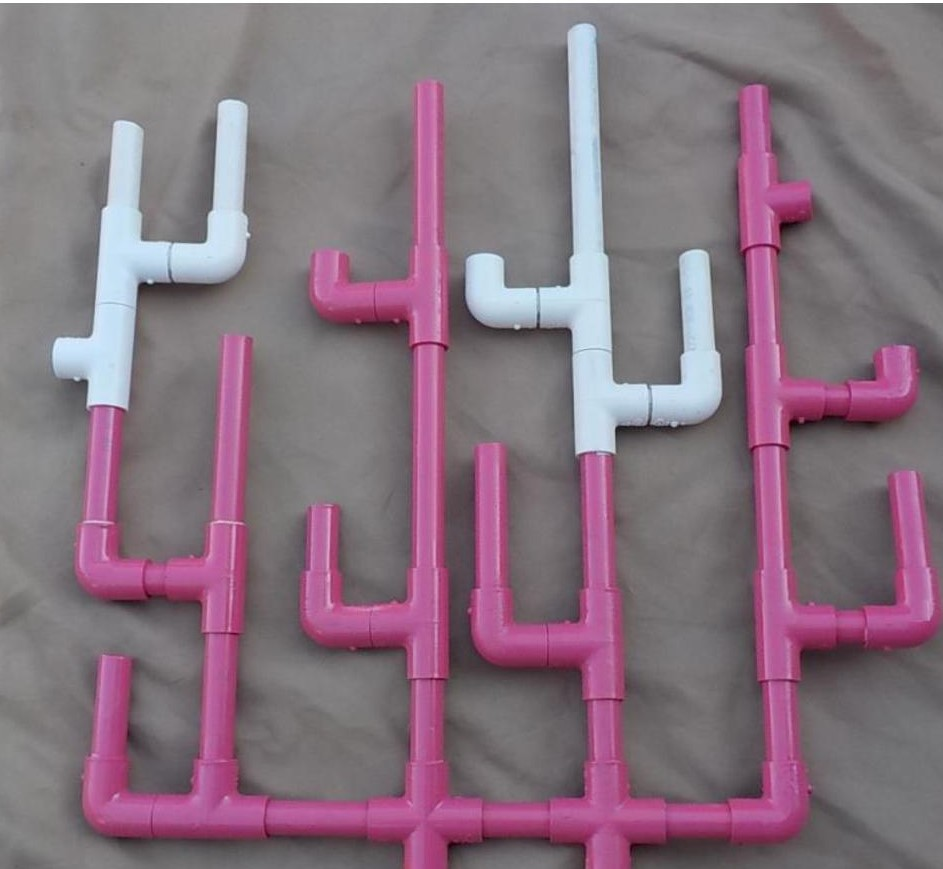
#> input picture pic1.jpg, 943 x 869 px
$ python 'Difference Detection.py'
#> lines starting #> are read from the running program, lines starting #| are printed output that depends on the picture; after the words box and inside, x2 and y2 are one past the last pixel; in counts of white or black regions, pixels touching at a corner belong together
import cv2
import numpy as np
from skimage import io
from skimage.morphology import remove_small_objects

img = cv2.imread('pic1.jpg')
#> img is the input picture: shape (869, 943, 3); mean B, G, R 126.8, 113.8, 134.1
img2= cv2.imread('pic2.jpg')
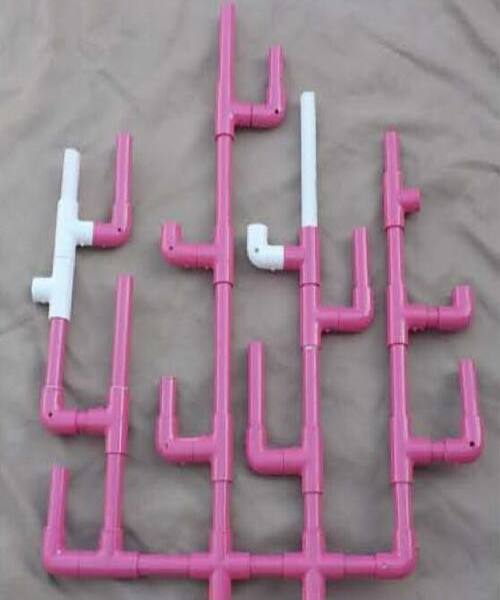
#> input picture pic2.jpg, 500 x 600 px
#> img2 is the input picture: shape (600, 500, 3); mean B, G, R 143.5, 130.1, 153.1

# [26 lines left out: function set_shapes, not called in this run]

def normalize(pic1):
    hsv = cv2.cvtColor(pic1, cv2.COLOR_RGB2HSV)
    hue=cv2.inRange(hsv,np.array([0,27,133]),np.array([180,255,255]))
    thresh=cv2.bitwise_and(hsv,hsv,mask=hue)
    thresh= cv2.cvtColor(thresh, cv2.COLOR_RGB2GRAY)

    # morphologically close the gaps between purple and blue tubes
    thresh = cv2.morphologyEx(thresh, cv2.MORPH_CLOSE, np.ones((5, 5), np.uint8))

    #cv2.imwrite('closing_result.png', thresh)
    #cv2.imshow('closing_result.png', thresh)

    # morphological opening with horizontal and vertical kernels
    h_kernel = np.zeros((11, 11), dtype=np.uint8)
    h_kernel[5, :] = 1
    #print(h_kernel)

    v_kernel = np.zeros((11, 11), dtype=np.uint8)
    v_kernel[:,5] = 1

    h_tubes = cv2.morphologyEx(thresh, cv2.MORPH_OPEN, h_kernel, iterations=6)
    v_tubes = cv2.morphologyEx(thresh, cv2.MORPH_OPEN, v_kernel, iterations=7)

    cv2.imwrite('horizontal_tubes.png', h_tubes)
    cv2.imshow('horizontal_tubes.png', h_tubes)

    cv2.imwrite('vertical_tubes.png', v_tubes)
    cv2.imshow('vertical_tubes.png', v_tubes)

    # find contours and draw rectangles with constant widths through centers
    h_contours = cv2.findContours(h_tubes, cv2.RETR_LIST,
                                  cv2.CHAIN_APPROX_SIMPLE)[0]
    h_lines = np.zeros(thresh.shape, np.uint8)

    for cnt in h_contours:
        x, y, w, h = cv2.boundingRect(cnt)
        y += int(np.floor(h / 2) - 4)
        cv2.rectangle(h_lines, (x, y), (x + w, y + 8), 255, -1)

    v_contours = cv2.findContours(v_tubes, cv2.RETR_LIST,
                                  cv2.CHAIN_APPROX_SIMPLE)[0]
    v_lines = np.zeros(thresh.shape, np.uint8)

    for cnt in v_contours:
        x, y, w, h = cv2.boundingRect(cnt)
        x += int(np.floor(w / 2) - 4)
        cv2.rectangle(v_lines, (x, y), (x + 8, y + h), 255, -1)

    # combine horizontal and vertical lines
    all_lines = h_lines | v_lines

   # cv2.imwrite('all_lines.png', all_lines)
    #cv2.imshow('all_lines.png', all_lines)


    # remove small objects around the intersections
    xor = np.bool8(h_lines ^ v_lines)
    removed = xor ^ remove_small_objects(xor, 350)

    result = all_lines & ~removed * 255
    result = np.asarray(result, dtype=np.uint8)
    cv2.imshow("all_img",result)
    return result


def horizontal_detec(pic1,pic2):
    global mask11
    global mask22

#detection horizontal contour
    horizontal_size1 = 11
    horizontalStructure1 = cv2.getStructuringElement(cv2.MORPH_RECT, (horizontal_size1, 1))
    horizontal_size2 = 11
    horizontalStructure2 = cv2.getStructuringElement(cv2.MORPH_RECT, (horizontal_size2, 1))
#use morphology operations
    mask1 = cv2.morphologyEx(pic1, cv2.MORPH_OPEN, horizontalStructure1)
    mask2 = cv2.morphologyEx(pic2, cv2.MORPH_OPEN, horizontalStructure2)
    mask11 = cv2.morphologyEx(mask1, cv2.MORPH_CLOSE, np.ones((7, 8), np.uint8))
    mask22 = cv2.morphologyEx(mask2, cv2.MORPH_CLOSE, np.ones((7 ,8), np.uint8))
#find vectors parameter : (x,y), and horizontal length
    h_contours = cv2.findContours(mask11, cv2.RETR_LIST,cv2.CHAIN_APPROX_SIMPLE)[0]
    arr=[]
    for cnt in h_contours:
        x, y, w, h = cv2.boundingRect(cnt)
        arr.append([x,y,w])
    h_contours2 = cv2.findContours(mask22, cv2.RETR_LIST,cv2.CHAIN_APPROX_SIMPLE)[0]
    arr2=[]
    arr3=[]
    for cnt2 in h_contours2:
        x2, y2, w2, h2 = cv2.boundingRect(cnt2)
        arr2.append([x2,y2,w2])
#equalize to shapes
    if len(arr)>len(arr2):
        arr2.append([0,0,0])
    elif len(arr)<len(arr2):
        arr.append([0,0,0])
    #print(arr)
    #print(arr2)

#searching algrothim
    i=1
    for element in arr2:

            x=element[0]
            y=element[1]
            w=element[2]
            print("x1",x)
            for element2 in arr:
                 x2=element2[0]
                 y2=element2[1]
                 w2=element2[2]
                 if abs(x-x2)<10 and abs(y-y2)<10 and abs(w-w2)<10:
                         break
                 elif i == len(arr2):
                     if x-x2>0 or y-y2>0 or w-w2>0:
                           arr3=[x,y,w]
                     elif x2-x>0 or y2-y>0 or w2-w>0:
                           arr3=[x2,y2,w2]
            i=i+1
#parameter of differnce
    x3=arr3[0]
    y3=arr3[1]
    w3=arr3[2]
    print(x3, y3,w3)
    mask22final=cv2.cvtColor(mask22,cv2.COLOR_GRAY2RGB)
    cv2.rectangle(mask22final,(x3,y3),(x3+w3,y3+10),(255,0,0),5)
    cv2.imshow('img1',mask22final)
    cv2.imwrite("Horizontal.jpg", mask22final)

    return arr3

def vertical_detection(pic1,pic2):
    global mask11_v
    global mask22_v
    vertical_size1 = 20
    verticalStructure1 = cv2.getStructuringElement(cv2.MORPH_RECT, (1, vertical_size1))

    vertical_size2 = 20
    verticalStructure2 = cv2.getStructuringElement(cv2.MORPH_RECT, (1, vertical_size2))

    mask1_v = cv2.morphologyEx(pic1, cv2.MORPH_OPEN, verticalStructure1)
    mask2_v = cv2.morphologyEx(pic2, cv2.MORPH_OPEN, verticalStructure2)

    mask11_v = cv2.morphologyEx(mask1_v, cv2.MORPH_CLOSE, np.ones((7, 8), np.uint8))
    mask22_v = cv2.morphologyEx(mask2_v, cv2.MORPH_CLOSE, np.ones((7 ,8), np.uint8))

    #mask11_v = cv2.dilate(mask11_v, verticalStructure1,iterations=3)
    #mask22_v = cv2.dilate(mask22_v, verticalStructure2,iterations=3)

    v_contours = cv2.findContours(mask11_v, cv2.RETR_LIST,cv2.CHAIN_APPROX_SIMPLE)[0]
    cv2.imshow('img45',mask11_v)
    arr_v=[]
    print(len(v_contours))
    for cnt_v in v_contours:

            x_v, y_v, w_v, h_v = cv2.boundingRect(cnt_v)
            arr_v.append([x_v,y_v,h_v])
            print(arr_v)

    v_contours2 = cv2.findContours(mask22_v, cv2.RETR_LIST,cv2.CHAIN_APPROX_SIMPLE)[0]
    arr_v2=[]
    arr_v3=[]
    for cnt_v2 in v_contours2:

        x_v2, y_v2, w_v2, h_v2 = cv2.boundingRect(cnt_v2)
        arr_v2.append([x_v2,y_v2,h_v2])
    if len(arr_v)>len(arr_v2):
        arr_v2.append([0,0,0])
    elif len(arr_v)<len(arr_v2):
        arr_v.append([0,0,0])
    #print(arr_v)
    #print(arr_v2)

    i_v=1
    for element in arr_v2:

                x_v=element[0]
                y_v=element[1]
                h_v=element[2]
                #print("x1",xv)
                for element2 in arr_v:
                     x_v2=element2[0]
                     y_v2=element2[1]
                     h_v2=element2[2]
                     if abs(x_v-x_v2)<10 and abs(y_v-y_v2)<10 and abs(h_v-h_v2)<10:
                             break
                     elif i_v == len(arr_v2):
                         if x_v-x_v2>0 or y_v-y_v2>0 or h_v-h_v2>0:
                               arr_v3=[x_v,y_v,h_v]
                         elif x_v2-x_v>0 or y_v2-y_v>0 or h_v2-h_v>0:
                               arr_v3=[x_v2,y_v2,h_v2]

                i_v=i_v+1

    x_v3=arr_v3[0]
    y_v3=arr_v3[1]
    h_v3=arr_v3[2]
    print(x_v3, y_v3,h_v3)
    mask22_vfinal=cv2.cvtColor(mask22_v,cv2.COLOR_GRAY2RGB)
    cv2.rectangle(mask22_vfinal,(x_v3,y_v3),(x_v3+10,y_v3+h_v3),(255,0,0),5)
    cv2.imshow('img2',mask22_vfinal)
    cv2.imwrite("Vertical.jpg", mask22_vfinal)

    return arr_v3

def all_lines_detection(list1,list2):#(horizontal,vertical)
    diffence_x=0
    diffence_y=0
    if abs(list1[0]-list2[0])<10:
        if (list1[0]-list2[0])>=0:
            diffence_x=list1[0]
        elif (list2[0]-list2[0])>0:
            diffence_x=list2[0]
        if (list1[1]-list2[1])>0:
            diffence_y=list1[1]
        elif (list2[1]-list2[1])>0:
            diffence_y=list2[1]
    all_lines1= mask11_v | mask11
    all_lines2= mask22_v | mask22
    all_lines1=cv2.cvtColor(all_lines1,cv2.COLOR_GRAY2RGB)
    all_lines2=cv2.cvtColor(all_lines2,cv2.COLOR_GRAY2RGB)
    width=diffence_x+list1[2]+10
    heigth=diffence_y-(list1[1]-list2[1])
    #cv2.rectangle( img,(diffence_x-20, diffence_y+20),(width,heigth),(255,0,0),5)
    cv2.rectangle( img2,(diffence_x-20, diffence_y+20),(width,heigth),(255,0,0),5)
    cv2.imshow("output1",  all_lines1)
    cv2.imshow("output2",  all_lines2)
    cv2.imwrite("output1.jpg",  all_lines1)
    cv2.imwrite("output2.jpg",  all_lines2)

result2=normalize(img2)
#> in normalize, `hue=cv2.inRange(hsv,np.array([0,27,133]),np.array([180,255,255]))`:
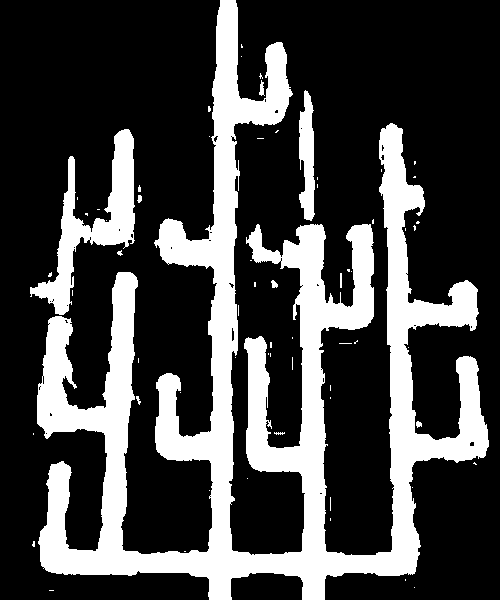
#> hue: shape (600, 500); 26.3% white; 64 white regions (53 under 20 px)
#> in normalize, `v_tubes = cv2.morphologyEx(thresh, cv2.MORPH_OPEN, v_kernel, iteration..`:
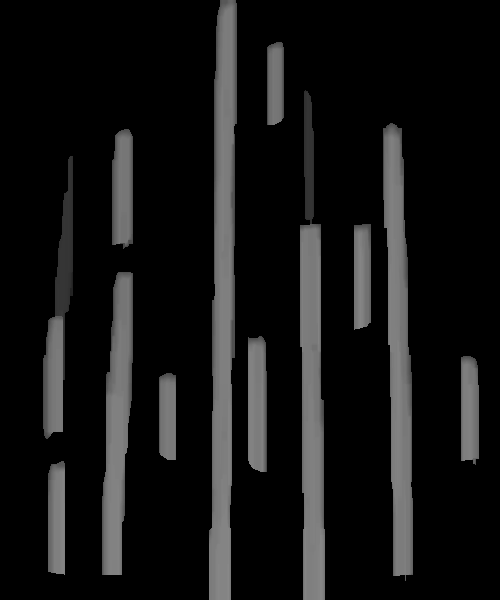
#> v_tubes: shape (600, 500); min 0, max 136, mean 20.5
#> in normalize, `h_contours = cv2.findContours(h_tubes, cv2.RETR_LIST, cv2.CHAIN_APPROX..`: h_contours = 11 contours; largest, box (x1, y1, x2, y2) and area: (40, 550, 419, 575) 7511, (37, 409, 130, 430) 1799, (390, 439, 489, 458) 1726, (155, 436, 233, 460) 1706, (387, 305, 479, 325) 1700
#> the loop in normalize, `for cnt in h_contours:` made 11 passes
#> (x, y, w, h) on passes 1 to 8: (40, 558, 379, 25), (246, 456, 79, 24), (390, 444, 99, 19), (155, 444, 78, 24), (37, 415, 93, 21), (293, 312, 81, 21), (387, 311, 92, 20), (250, 252, 74, 10)
#> after the loop in normalize, `for cnt in h_contours:`:
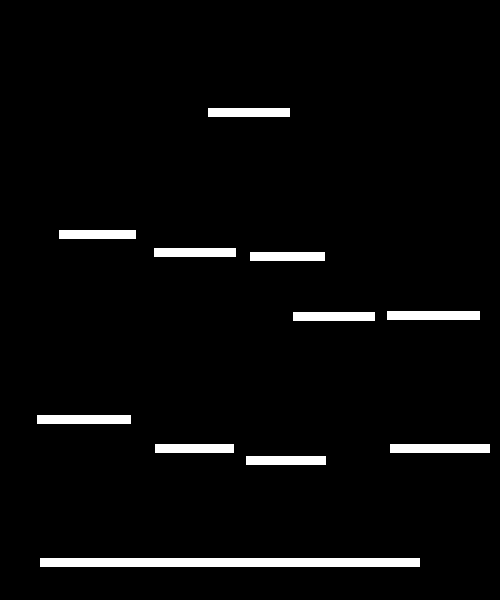
#> h_lines: shape (600, 500); 3.7% white; 11 white regions
#> in normalize, `v_contours = cv2.findContours(v_tubes, cv2.RETR_LIST, cv2.CHAIN_APPROX..`: v_contours = 12 contours; largest, box (x1, y1, x2, y2) and area: (209, 0, 237, 600) 11869, (383, 123, 413, 581) 8631, (300, 90, 325, 600) 8528, (102, 272, 133, 575) 6208, (43, 156, 73, 439) 3870
#> the loop in normalize, `for cnt in v_contours:` made 12 passes
#> (x, y, w, h) on passes 1 to 8: (52, 461, 17, 114), (163, 373, 17, 87), (466, 356, 18, 109), (253, 336, 19, 136), (113, 272, 31, 303), (358, 224, 17, 106), (54, 156, 30, 283), (118, 129, 21, 120)
result1=normalize(img)
#> in normalize (call 2), `v_tubes = cv2.morphologyEx(thresh, cv2.MORPH_OPEN, v_kernel, iteration..`:
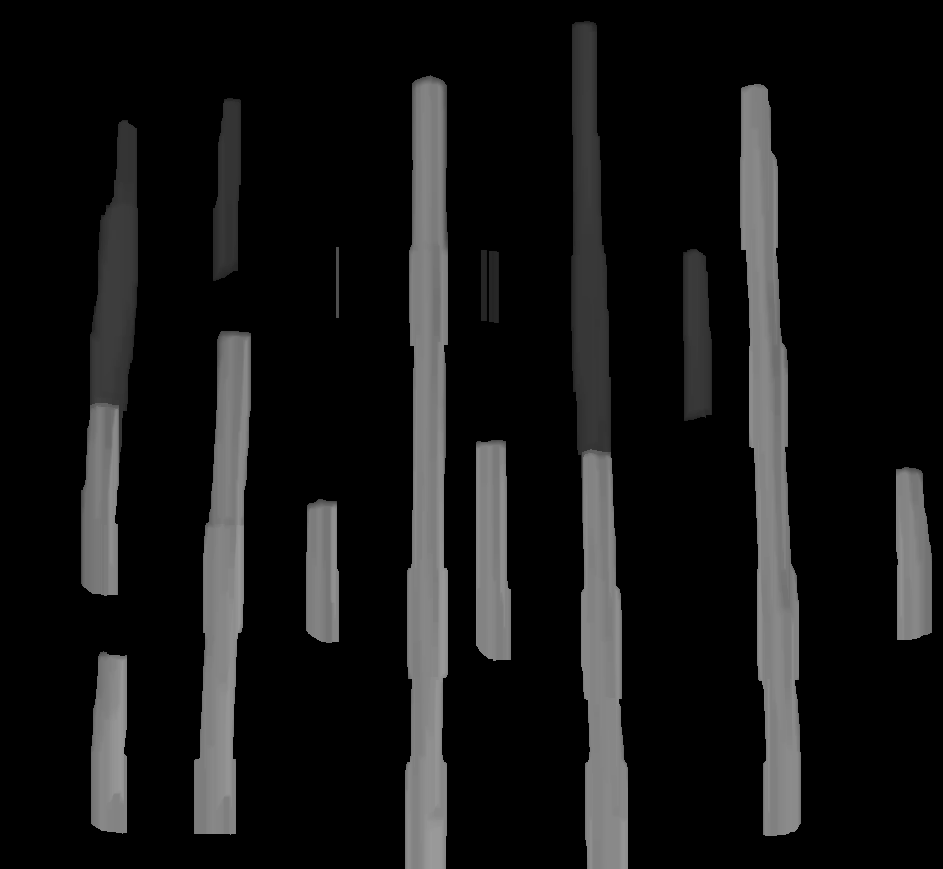
#> v_tubes: shape (869, 943); min 0, max 155, mean 20.8
#> in normalize (call 2), `h_contours = cv2.findContours(h_tubes, cv2.RETR_LIST, cv2.CHAIN_APPROX..`: h_contours = 12 contours; largest, box (x1, y1, x2, y2) and area: (82, 794, 808, 837) 24404, (755, 586, 943, 640) 6456, (74, 557, 246, 596) 5744, (300, 603, 448, 641) 5142, (472, 623, 624, 660) 5100
#> the loop in normalize (call 2), `for cnt in h_contours:` made 12 passes
#> (x, y, w, h) on passes 1 to 8: (82, 811, 726, 43), (472, 637, 152, 37), (300, 618, 148, 38), (755, 609, 188, 54), (74, 572, 172, 39), (573, 399, 147, 39), (747, 390, 171, 34), (48, 352, 86, 41)
#> after the loop in normalize (call 2), `for cnt in h_contours:`:
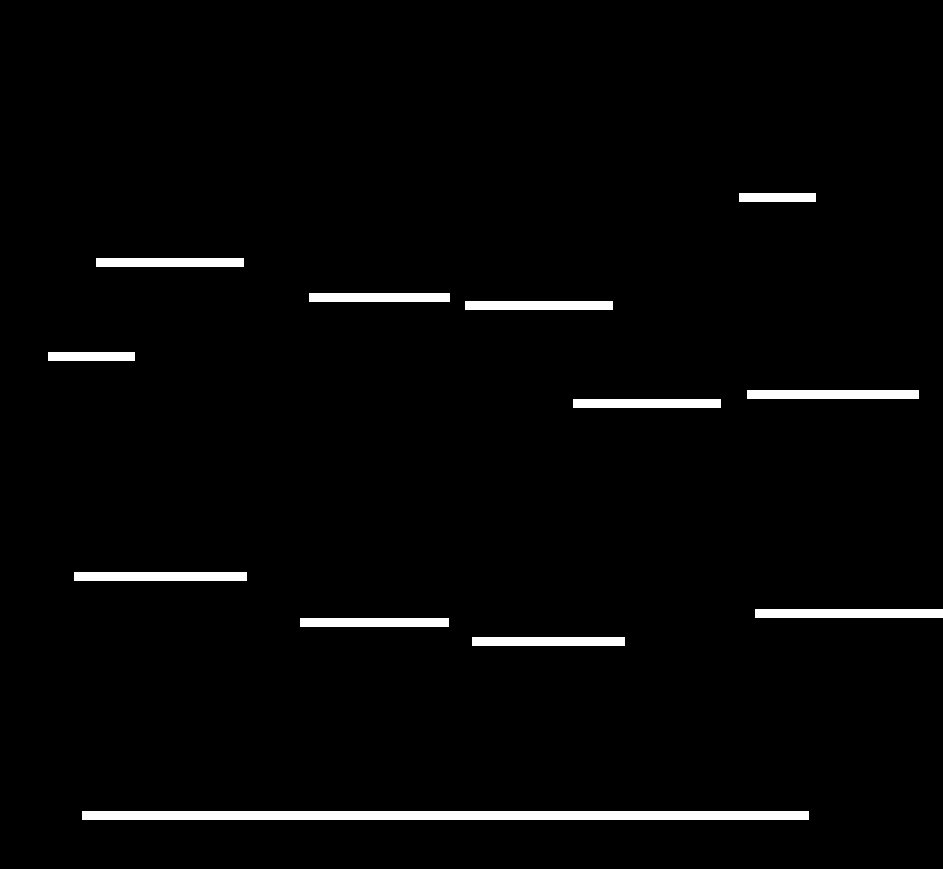
#> h_lines: shape (869, 943); 2.5% white; 12 white regions
#> in normalize (call 2), `v_contours = cv2.findContours(v_tubes, cv2.RETR_LIST, cv2.CHAIN_APPROX..`: v_contours = 14 contours; largest, box (x1, y1, x2, y2) and area: (571, 21, 628, 869) 27830, (405, 75, 448, 869) 27596, (740, 84, 801, 836) 25773, (194, 331, 251, 835) 17640, (81, 120, 138, 596) 15844
#> the loop in normalize (call 2), `for cnt in v_contours:` made 14 passes
#> (x, y, w, h) on passes 1, 2, 3, 4, 5, 6, 8, 10: (105, 651, 36, 183), (318, 499, 33, 144), (910, 467, 36, 173), (489, 440, 35, 221), (218, 331, 57, 504), (490, 251, 10, 72), (693, 249, 29, 172), (105, 120, 57, 476)
#result1,result2=set_shapes(result1,result2)
horizotnal_val=horizontal_detec(result1,result2)
#> in horizontal_detec, `h_contours = cv2.findContours(mask11, cv2.RETR_LIST,cv2.CHAIN_APPROX_S..`: h_contours = 12 contours; largest, box (x1, y1, x2, y2) and area: (106, 811, 776, 820) 5352, (767, 609, 920, 618) 1216, (767, 390, 920, 399) 1216, (106, 258, 233, 267) 1008, (106, 572, 228, 581) 968
#> the loop in horizontal_detec, `for cnt in h_contours:` made 12 passes
#> (cnt, x, y, w) on passes 1 to 6: ([[106, 811], [106, 819], [775, 819], [775, 811]], 106, 811, 670), ([[490, 637], [490, 645], [604, 645], [604, 637]], 490, 637, 115), ([[319, 618], [319, 626], [431, 626], [431, 618]], 319, 618, 113), ([[767, 609], [767, 617], [919, 617], [919, 609]], 767, 609, 153), ([[106, 572], [106, 580], [227, 580], [227, 572]], 106, 572, 122), ([[596, 399], [596, 407], [702, 407], [702, 399]], 596, 399, 107)
#> after the loop in horizontal_detec, `for cnt in h_contours:`: arr = [[106, 811, 670], [490, 637, 115], [319, 618, 113], [767, 609, 153], [106, 572, 122], [596, 399, 107], [767, 390, 153], [49, 352, 66], [491, 301, 114], [334, 293, 98], [106, 258, 127], [767, 193, 50]]
#> in horizontal_detec, `h_contours2 = cv2.findContours(mask22, cv2.RETR_LIST,cv2.CHAIN_APPROX_..`: h_contours2 = 11 contours; largest, box (x1, y1, x2, y2) and area: (53, 558, 404, 567) 2800, (395, 311, 481, 320) 680, (395, 444, 476, 453) 640, (155, 248, 229, 257) 584, (55, 230, 128, 239) 576
#> the loop in horizontal_detec, `for cnt2 in h_contours2:` made 11 passes
#> (cnt2, x2, y2, w2) on passes 1 to 7: ([[53, 558], [53, 566], [403, 566], [403, 558]], 53, 558, 351), ([[254, 456], [254, 464], [317, 464], [317, 456]], 254, 456, 64), ([[395, 444], [395, 452], [475, 452], [475, 444]], 395, 444, 81), ([[164, 444], [164, 452], [228, 452], [228, 444]], 164, 444, 65), ([[55, 415], [55, 423], [122, 423], [122, 415]], 55, 415, 68), ([[309, 312], [309, 320], [367, 320], [367, 312]], 309, 312, 59), ([[395, 311], [395, 319], [480, 319], [480, 311]], 395, 311, 86)
#> after the loop in horizontal_detec, `for cnt2 in h_contours2:`: arr2 = [[53, 558, 351], [254, 456, 64], [395, 444, 81], [164, 444, 65], [55, 415, 68], [309, 312, 59], [395, 311, 86], [251, 252, 67], [155, 248, 74], [55, 230, 73], [220, 108, 61]]
#> the loop in horizontal_detec, `for element in arr2: ` made 12 passes
#> (printed output is left out)
#> after the loop in horizontal_detec, `for element in arr2:`: i = 13
#> horizotnal_val = [767, 193, 50]
vertical_val=vertical_detection(result1,result2)
#> in vertical_detection, `verticalStructure1 = cv2.getStructuringElement(cv2.MORPH_RECT, (1, ver..`: verticalStructure1 = 20 values from 1 to 1
#> in vertical_detection, `v_contours = cv2.findContours(mask11_v, cv2.RETR_LIST,cv2.CHAIN_APPROX..`: v_contours = 13 contours; largest, box (x1, y1, x2, y2) and area: (596, 22, 605, 869) 6768, (423, 76, 432, 869) 6336, (767, 85, 776, 821) 5880, (219, 332, 228, 821) 3904, (106, 121, 115, 582) 3680
#| 13
#> the loop in vertical_detection, `for cnt_v in v_contours: ` made 13 passes
#> (cnt_v, x_v, y_v, w_v, h_v) on passes 1, 2, 3, 4, 5, 7: ([[106, 652], [106, 820], [114, 820], [114, 652]], 106, 652, 9, 169), ([[319, 500], [319, 627], [327, 627], [327, 500]], 319, 500, 9, 128), ([[911, 468], [911, 618], [919, 618], [919, 468]], 911, 468, 9, 151), ([[490, 441], [490, 646], [498, 646], [498, 441]], 490, 441, 9, 206), ([[219, 332], [219, 820], [227, 820], [227, 332]], 219, 332, 9, 489), ([[694, 250], [694, 408], [702, 408], [702, 250]], 694, 250, 9, 159)
#> (printed output is left out)
#> after the loop in vertical_detection, `for cnt_v in v_contours:`: arr_v = [[106, 652, 169], [319, 500, 128], [911, 468, 151], [490, 441, 206], [219, 332, 489], [481, 251, 60], [694, 250, 159], [334, 248, 55], [106, 121, 461], [224, 99, 169], [767, 85, 736], [423, 76, 793], [596, 22, 847]]
#> in vertical_detection, `v_contours2 = cv2.findContours(mask22_v, cv2.RETR_LIST,cv2.CHAIN_APPRO..`: v_contours2 = 12 contours; largest, box (x1, y1, x2, y2) and area: (220, 0, 229, 568) 4536, (309, 91, 318, 568) 3808, (395, 124, 404, 568) 3544, (114, 273, 123, 568) 2352, (55, 157, 64, 425) 2136
#> the loop in vertical_detection, `for cnt_v2 in v_contours2: ` made 12 passes
#> (cnt_v2, x_v2, y_v2, h_v2) on passes 1 to 6: ([[53, 462], [53, 567], [61, 567], [61, 462]], 53, 462, 106), ([[164, 374], [164, 453], [172, 453], [172, 374]], 164, 374, 80), ([[467, 357], [467, 453], [475, 453], [475, 357]], 467, 357, 97), ([[254, 337], [254, 465], [262, 465], [262, 337]], 254, 337, 129), ([[114, 273], [114, 567], [122, 567], [122, 273]], 114, 273, 295), ([[359, 225], [359, 321], [367, 321], [367, 225]], 359, 225, 97)
#> after the loop in vertical_detection, `for cnt_v2 in v_contours2:`: arr_v2 = [[53, 462, 106], [164, 374, 80], [467, 357, 97], [254, 337, 129], [114, 273, 295], [359, 225, 97], [55, 157, 268], [119, 130, 110], [395, 124, 444], [309, 91, 477], [272, 43, 75], [220, 0, 568]]
#> the loop in vertical_detection, `for element in arr_v2: ` made 13 passes
#> after the loop in vertical_detection, `for element in arr_v2:`: i_v = 14
#> vertical_val = [596, 22, 847]
all_lines_detection(horizotnal_val,vertical_val)
#> in all_lines_detection, `all_lines2= mask22_v | mask22`:
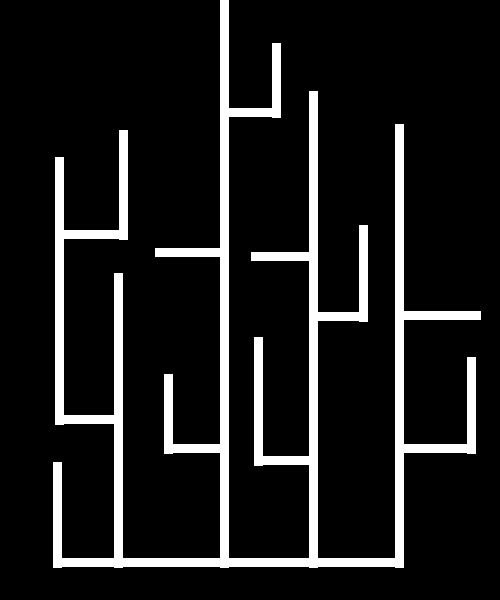
#> all_lines2: shape (600, 500); 10.8% white; 1 white region, box (x1, y1, x2, y2) and area: (53, 0, 481, 568) 32373
#> in all_lines_detection, `width=diffence_x+list1[2]+10`: width = 60
#> in all_lines_detection, `heigth=diffence_y-(list1[1]-list2[1])`: heigth = -171
cv2.imshow('img3',img2)
cv2.imshow('img4',img)
cv2.waitKey(1000000)
